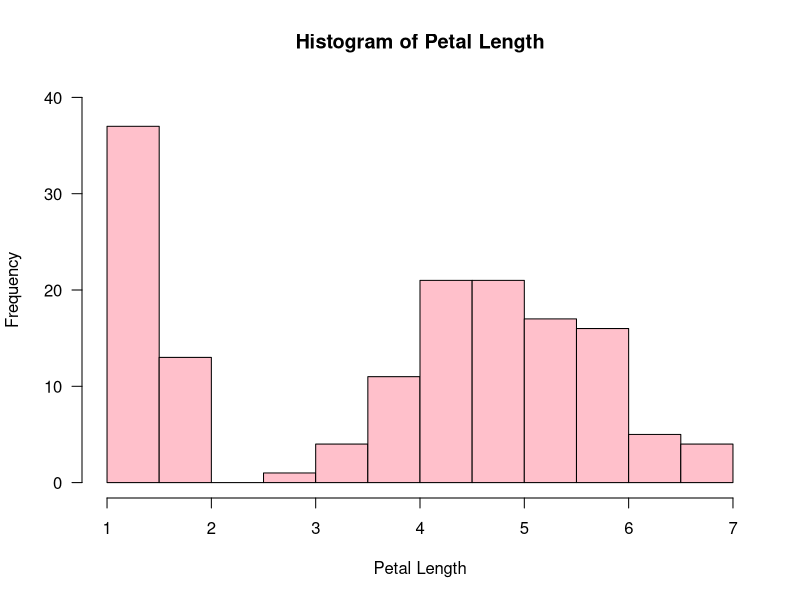

Write the R code that produced this figure.
library(dplyr)

#Read iris data
data(iris)

#Petal length data
petal_length <- iris$Petal.Length

#Mean
mean_petal_length <- mean(petal_length)

#Histogram
histogram_petal_length <- hist(petal_length,
                               main="Histogram of Petal Length",
                               xlab="Petal Length",
                               col="pink",
                               ylim=c(0,40),
                               las=1,
                               breaks=11)

#Statistical calculations
iris$Petal.Length %>%
  summary()